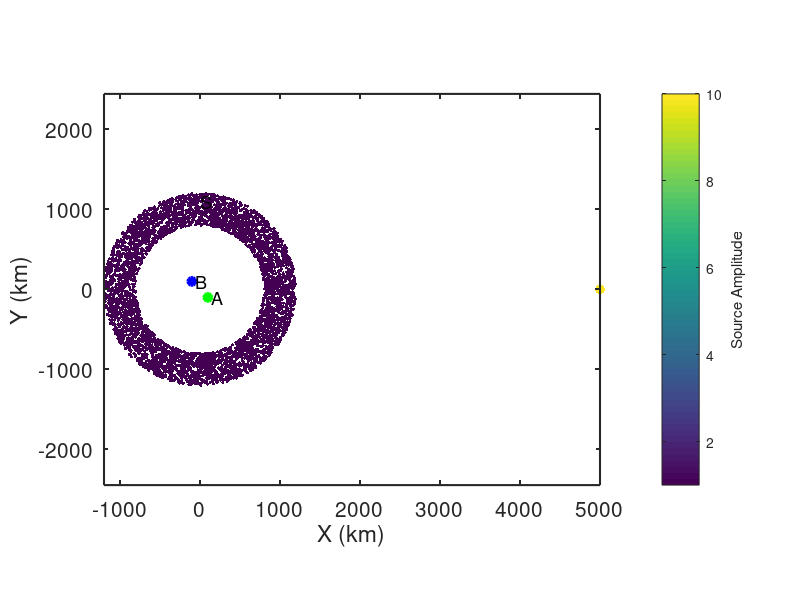

Recreate this plot in MATLAB. (Note: this script raises an error after producing the figure.)
% Simulate ambient noise within a homogeneous, isotropic, acoustic half-space 
% for random sources that form a finite-width donut and include a spurious
% source.
%
% jbrussell - 7/2023

clear; close all;

addpath('../functions/');

dx = 10; % km
x = [-1000:dx:1000]; % km
y = [-1000:dx:1000]; % km
dt = 1; % sec
Ndays = 10;
t = [0:dt:60*60]; % [sec] daily time axis

% Location of virtual source (A)
x_Asrc = 100; % km
y_Asrc = -100; % km

% Location of receiver (B)
x_Brec = -100; % km
y_Brec = 100; % km

% Location of "source" ring (S)
N_sources = 5000; % Number of sources
N_excite = 1; % number of times to randomly excite each Source each hour
dr_S = 200; % [km] width of annulus, S
r_S = 1000 + (dr_S*2*rand(N_sources,1)' - dr_S); %1000; % [km] radius of source ring
% dtheta = 0.1;
theta_S = 360*rand(N_sources,1)'; %[0:dtheta:360-dtheta];
% r_S(theta_S>90 & theta_S<180) = []; % remove sector of sources
% theta_S(theta_S>90 & theta_S<180) = []; % remove sector of sources
amp_S = ones(size(theta_S)); % amplitude of sources

% Set up sprious noise source as last element
r_S(end) = 5000; %linspace(5000-0,5000+0,1);
theta_S(end) = 90; %linspace(90-0,90+0,1);
amp_S(end) = 5*2;

x_S = r_S.*sind(theta_S);
y_S = r_S.*cosd(theta_S);

% Medium properties
vel = 3.5; % [km/s] velocity of medium

% Define source type
source_type = 'ricker'; % 'ricker' or 'microseism'
% RICKER  (impulsive source)
f_cent = 1/8; % 1/100; % [1/s] dominant frequency of Ricker wavelet
% MICROSEISM  (continuous source)
fmin = 1/10; % minimum frequency to sum over
fmax = 1/3; % maximum frequency to sum over


figure(98); clf;
box on; hold on;
plot(x_Asrc,y_Asrc,'og','linewidth',2,'MarkerFaceColor','g');
text(x_Asrc+50,y_Asrc,'A','fontsize',13);
plot(x_Brec,y_Brec,'ob','linewidth',2,'MarkerFaceColor','b');
text(x_Brec+50,y_Brec,'B','fontsize',13);
scatter(x_S,y_S,amp_S*5,amp_S,'o','filled');
text(x_S(1),y_S(1)+75,'S','fontsize',13);
axis square; axis equal;
set(gca,'fontsize',15,'linewidth',1.5,'layer','top');
xlabel('X (km)');
ylabel('Y (km)');
cb = colorbar;
ylabel(cb,'Source Amplitude');
colormap(viridis);

%% Generate wavefield at ring of sources S

% Build frequency and time axes
Nt = length(t);
Fs = 1./dt;
f = Fs*(0:(Nt/2))/Nt;
time = ([0:Nt-1]-floor(Nt/2))*dt;  % build lagtime vector for plotting
time = [time(time<0), time(time>=0)];

% Expected time between A and B
R_A_B = sqrt((x_Asrc-x_Brec).^2 + (y_Asrc-y_Brec).^2); % [km] distance from A to B
t_A_B = R_A_B ./ vel;

% Theoretical prediction of ccf from Goran's class notes
ccf_pre = real(1 ./ sqrt(t_A_B.^2 - time.^2));
A = 1;
J0_pre = besselj(0,2*pi*f*t_A_B) * A;

% Theoretical prediction of spurious source arrival time
azi_A_B = angle((y_Brec-y_Asrc) + 1i*(x_Brec-x_Asrc))*180/pi;
azi_S_A = angle((y_Asrc-y_S(end)) + 1i*(x_Asrc-x_S(end)))*180/pi;
t_A_B_spurious = t_A_B .* cosd(azi_A_B-azi_S_A);

cohsum = zeros(size(t));
ccf_auto = zeros(size(t));
ihrs_total = 0;
ccf_all = {};
cohsum_all = {};
ccf_misfit = [];
for iday = 1:Ndays
    for ihr = 1 : (24/(max(t)/60/60))
        % Generate wavefields at A and B due to random noise at all Si
        Si_A = zeros(size(t));
        Si_B = zeros(size(t));
        for isrc = 1:length(x_S)
            R_Si_A = sqrt((x_Asrc-x_S(isrc)).^2 + (y_Asrc-y_S(isrc)).^2); % [km] distance from Si to A
            R_Si_B = sqrt((x_Brec-x_S(isrc)).^2 + (y_Brec-y_S(isrc)).^2); % [km] distance from Si to B

            % Loop through and generate sources, Si
            for ii = 1:N_excite
                if strcmp(source_type,'ricker')
                    % Ricker wavelet
                    % Generate random wavelet start times
                    tshift = max(t) .* rand(1,1);
                    Si_A = Si_A + amp_S(isrc) .* ricker_wavelet(t-tshift,R_Si_A,vel,f_cent);
                    Si_B = Si_B + amp_S(isrc) .* ricker_wavelet(t-tshift,R_Si_B,vel,f_cent);
                elseif strcmp(source_type,'microseism')
                    freq = f(f>=fmin & f<=fmax);
                    phi_rand = (2*pi)*rand(1,length(freq)); % random phase between [0,2*pi]
                    Si_A = Si_A + amp_S(isrc) .* microseism_source(t,R_Si_A,vel,freq,phi_rand);
                    Si_B = Si_B + amp_S(isrc) .* microseism_source(t,R_Si_B,vel,freq,phi_rand);
                else
                    error('Source type must be ''ricker'' or ''microseism''');
                end
            end
        end
        
        % Taper waveform
        Si_A = cos_taper(Si_A);
        Si_B = cos_taper(Si_B);

        % Calculate power spectra
        fftA = fft(Si_A);
        % fftA = spectrumwhiten_smooth(fftA,0.001);
%         P_A = abs(fftA/Nt);
%         P_A = P_A(1:Nt/2+1);
%         P_A(2:end-1) = 2*P_A(2:end-1);
        fftB = fft(Si_B);
        % fftB = spectrumwhiten_smooth(fftB,0.001);
%         P_B = abs(fftB/Nt);
%         P_B = P_B(1:Nt/2+1);
%         P_B(2:end-1) = 2*P_B(2:end-1);

        % Calculate cross-correlation (A --> B Causal; B --> A Acausal)
        cohsum = cohsum + fftB.*conj(fftA) ./ abs(fftB) ./ abs(fftA);
        ccf = real(ifft(cohsum,Nt)); % inverse FFT to get time domain
        ccf = fftshift(ccf); % rearrange values as [-lag lag]
        ccf = detrend(ccf);
        ccf = cos_taper(ccf);
        
        % Auto-correlation
        ccf_auto = ccf_auto + xcorr(Si_A,Si_A,floor(length(t)/2));
        
        ihrs_total = ihrs_total + 1;
        ccf_all{ihrs_total} = ccf;
        cohsum_all{ihrs_total} = cohsum;
        ccf_misfit(ihrs_total) = sum((ccf_all{ihrs_total} ./ max(ccf_all{ihrs_total}) - ccf_pre ./ max(ccf_pre)).^2) / length(ccf_pre);
        
        if 1 && mod(ihrs_total,12)==0
            figure(99); clf;
            set(gcf,'position',[2         206        1730         814]);
            
            subplot(2,2,1); box on; hold on;
            plot(x_Asrc,y_Asrc,'og','linewidth',2,'MarkerFaceColor','g');
            text(x_Asrc+50,y_Asrc,'A','fontsize',13);
            plot(x_Brec,y_Brec,'ob','linewidth',2,'MarkerFaceColor','b');
            text(x_Brec+50,y_Brec,'B','fontsize',13);
            scatter(x_S,y_S,amp_S*5,amp_S,'o','filled');
            text(x_S(1),y_S(1)+75,'S','fontsize',13);
            axis square; axis equal;
            set(gca,'fontsize',15,'linewidth',1.5,'layer','top');
            xlabel('X (km)');
            ylabel('Y (km)');
            cb = colorbar;
            ylabel(cb,'Source Amplitude');
            colormap(viridis);
            
            subplot(2,2,3); box on; hold on;
            plot([1:ihrs_total],ccf_misfit,'-b','linewidth',2);
            plot(ihrs_total,ccf_misfit(ihrs_total),'ok','linewidth',1,'markersize',12,'MarkerFaceColor','b');
            set(gca,'fontsize',15,'linewidth',1.5);
            xlabel('Data length (hr)');
            ylabel('Misfit');
            
%             % Filter CCF before plotting
%             coperiod = [5 20];
%             costap_wid = 0.2; % 0 => box filter; 1 => Hann window
%             [ ccf_filtered ] = tukey_filt( fft(fftshift(ccf_all{ihrs_total})),coperiod,dt,costap_wid );
%             ccf_all{ihrs_total} = fftshift(real(ifft(ccf_filtered)));

            subplot(2,2,2); box on; hold on;
%             ccf_pre_conv = conv(ccf_pre,ccf_auto,'same');
            plot(time,ccf_all{ihrs_total} ./ max(ccf_all{ihrs_total}),'-k','linewidth',2);
            plot(time,ccf_pre ./ max(ccf_pre),'-r','linewidth',1);
%             plot(time,ccf_pre_conv ./ max(ccf_pre_conv),'--g','linewidth',1);
            plot(t_A_B_spurious*[1 1],[0 1],'--r','linewidth',1);
            set(gca,'fontsize',15,'linewidth',1.5)
            xlim([-200 200]);
            title([num2str(ihrs_total),' hrs']);
            xlabel('Lag Time (s)');
            ylabel('CCF_{A,B}');

            P_ccf = abs(cohsum_all{ihrs_total}/Nt);
            P_ccf = P_ccf(1:Nt/2+1);
            P_ccf(2:end-1) = 2*P_ccf(2:end-1);

%             subplot(2,1,2); box on; hold on;
%             plot(1./f,P_ccf,'-b');
%             plot(1./f,smooth(P_ccf,20),'-k','linewidth',2);
%             plot(1./f_cent*[1 1],[min(P_ccf) max(P_ccf)],'--r','linewidth',1.5);
%             % xlim([0 500]);
%             set(gca,'fontsize',15,'linewidth',1.5,'xscale','log','yscale','log')
%             xlabel('Period (s)');

            subplot(2,2,4); box on; hold on;
            J0 = real(cohsum_all{ihrs_total}(1:Nt/2+1));
            plot(f,J0 ./ rms(J0),'-b');
            plot(f,smooth(J0,10) ./ rms(J0),'-k','linewidth',2);
            plot(f,J0_pre ./ rms(J0_pre),'-r','linewidth',1);
            plot(f_cent*[1 1],[0 1],'--r','linewidth',1.5);
            % xlim([0 500]);
            set(gca,'fontsize',15,'linewidth',1.5,'xscale','linear','yscale','linear')
            xlabel('Freq (Hz)');
            ylabel('J_0');
            xlim([0 max(f)]);

            drawnow;
        end
    end
end

%%
clear OUTmovie

is_movieout = 1;

if is_movieout
        
    OUTmovie(length(1:1:ihrs_total)) = struct('cdata',[],'colormap',[]);
    OUTit = 0;
    misfit = [];
    for ii = 1:1:ihrs_total
    
        figure(3); clf;
        set(gcf,'position',[2         206        1730         814],'color','w');
        
        subplot(2,2,1); box on; hold on;
        plot(x_Asrc,y_Asrc,'og','linewidth',2,'MarkerFaceColor','g');
        text(x_Asrc+50,y_Asrc,'A','fontsize',13);
        plot(x_Brec,y_Brec,'ob','linewidth',2,'MarkerFaceColor','b');
        text(x_Brec+50,y_Brec,'B','fontsize',13);
        scatter(x_S,y_S,amp_S*5,amp_S,'o','filled');
        text(x_S(1),y_S(1)+75,'S','fontsize',13);
        axis square; axis equal;
        set(gca,'fontsize',15,'linewidth',1.5,'layer','top');
        xlabel('X (km)');
        ylabel('Y (km)');
        cb = colorbar;
        ylabel(cb,'Source Amplitude');
        colormap(viridis);
        
        subplot(2,2,3); box on; hold on;
        plot([1:ii],ccf_misfit(1:ii),'-b','linewidth',2);
        plot(ii,ccf_misfit(ii),'ok','linewidth',1,'markersize',12,'MarkerFaceColor','b');
        set(gca,'fontsize',15,'linewidth',1.5);
        xlim([0 length(ccf_misfit)]);
        ylim([0 max(ccf_misfit)]);
        xlabel('Data length (hr)');
        ylabel('Misfit');
        
        subplot(2,2,2); box on; hold on;
%         ccf_pre_conv = conv(ccf_pre,ccf_auto,'same');
        plot(time,ccf_all{ii} ./ max(ccf_all{ii}),'-k','linewidth',2);
        plot(time,ccf_pre ./ max(ccf_pre),'-r','linewidth',1);
%         plot(time,ccf_pre_conv ./ max(ccf_pre_conv),'--g','linewidth',1);
        plot(t_A_B_spurious*[1 1],[0 1],'--r','linewidth',1);
        set(gca,'fontsize',15,'linewidth',1.5)
        xlim([-200 200]);
        ylim([-0.3 1.1]);
        title([num2str(ii),' hrs']);
        xlabel('Lag Time (s)');
        ylabel('CCF_{A,B}');

        P_ccf = abs(cohsum_all{ii}/Nt);
        P_ccf = P_ccf(1:Nt/2+1);
        P_ccf(2:end-1) = 2*P_ccf(2:end-1);

%         subplot(2,1,2); box on; hold on;
%         plot(1./f,P_ccf,'-b');
%         plot(1./f,smooth(P_ccf,20),'-k','linewidth',2);
%         plot(1./f_cent*[1 1],[min(P_ccf) max(P_ccf)],'--r','linewidth',1.5);
%         % xlim([0 500]);
%         set(gca,'fontsize',15,'linewidth',1.5,'xscale','log','yscale','log')
%         xlabel('Period (s)');
        
        subplot(2,2,4); box on; hold on;
        J0 = real(cohsum_all{ii}(1:Nt/2+1));
        plot(f,J0 ./ rms(J0),'-b');
        plot(f,smooth(J0,10) ./ rms(J0),'-k','linewidth',2);
        plot(f,J0_pre ./ rms(J0_pre),'-r','linewidth',1);
        plot(f_cent*[1 1],[0 1],'--r','linewidth',1.5);
        % xlim([0 500]);
        set(gca,'fontsize',15,'linewidth',1.5,'xscale','linear','yscale','linear')
        xlabel('Freq (Hz)');
        ylabel('J_0');
        xlim([0 max(f)]);

        drawnow;

        OUTit = OUTit + 1;
        rect = get(gcf,'Position'); rect(1:2) = [0 0]; 
        OUTmovie(OUTit) = getframe(gcf,rect);
    end
    
%     vid = VideoWriter(['noise_ccf_build_Sdonut_spurious','.avi']);
    vid = VideoWriter(['noise_ccf_build_Sdonut_spurious'],'MPEG-4');
    vid.FrameRate = 10;
    open(vid);
    OUTmovie(1) = [];
    writeVideo(vid,OUTmovie);
    close(vid);
end
